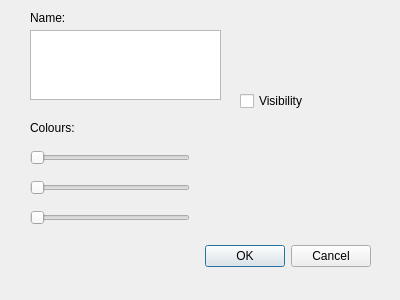
<?xml version="1.0" encoding="UTF-8"?>
<ui version="4.0">
 <class>OptionDialog</class>
 <widget class="QDialog" name="OptionDialog">
  <property name="geometry">
   <rect>
    <x>0</x>
    <y>0</y>
    <width>400</width>
    <height>300</height>
   </rect>
  </property>
  <property name="windowTitle">
   <string>Dialog</string>
  </property>
  <widget class="QDialogButtonBox" name="buttonBox">
   <property name="geometry">
    <rect>
     <x>30</x>
     <y>240</y>
     <width>341</width>
     <height>32</height>
    </rect>
   </property>
   <property name="orientation">
    <enum>Qt::Horizontal</enum>
   </property>
   <property name="standardButtons">
    <set>QDialogButtonBox::Cancel|QDialogButtonBox::Ok</set>
   </property>
  </widget>
  <widget class="QPlainTextEdit" name="plainTextEdit">
   <property name="geometry">
    <rect>
     <x>30</x>
     <y>30</y>
     <width>191</width>
     <height>70</height>
    </rect>
   </property>
  </widget>
  <widget class="QSlider" name="horizontalSlider">
   <property name="geometry">
    <rect>
     <x>30</x>
     <y>150</y>
     <width>160</width>
     <height>16</height>
    </rect>
   </property>
   <property name="minimumSize">
    <size>
     <width>160</width>
     <height>0</height>
    </size>
   </property>
   <property name="maximumSize">
    <size>
     <width>160</width>
     <height>16777215</height>
    </size>
   </property>
   <property name="maximum">
    <number>255</number>
   </property>
   <property name="orientation">
    <enum>Qt::Horizontal</enum>
   </property>
  </widget>
  <widget class="QSlider" name="horizontalSlider_2">
   <property name="geometry">
    <rect>
     <x>30</x>
     <y>180</y>
     <width>160</width>
     <height>16</height>
    </rect>
   </property>
   <property name="maximum">
    <number>255</number>
   </property>
   <property name="orientation">
    <enum>Qt::Horizontal</enum>
   </property>
  </widget>
  <widget class="QSlider" name="horizontalSlider_3">
   <property name="geometry">
    <rect>
     <x>30</x>
     <y>210</y>
     <width>160</width>
     <height>16</height>
    </rect>
   </property>
   <property name="maximum">
    <number>255</number>
   </property>
   <property name="orientation">
    <enum>Qt::Horizontal</enum>
   </property>
  </widget>
  <widget class="QCheckBox" name="checkBox">
   <property name="geometry">
    <rect>
     <x>240</x>
     <y>90</y>
     <width>77</width>
     <height>22</height>
    </rect>
   </property>
   <property name="text">
    <string>Visibility</string>
   </property>
  </widget>
  <widget class="QLabel" name="label">
   <property name="geometry">
    <rect>
     <x>30</x>
     <y>120</y>
     <width>121</width>
     <height>16</height>
    </rect>
   </property>
   <property name="text">
    <string>Colours:</string>
   </property>
  </widget>
  <widget class="QLabel" name="label_2">
   <property name="geometry">
    <rect>
     <x>30</x>
     <y>230</y>
     <width>161</width>
     <height>16</height>
    </rect>
   </property>
   <property name="text">
    <string/>
   </property>
  </widget>
  <widget class="QLabel" name="label_3">
   <property name="geometry">
    <rect>
     <x>30</x>
     <y>10</y>
     <width>49</width>
     <height>16</height>
    </rect>
   </property>
   <property name="text">
    <string>Name:</string>
   </property>
  </widget>
 </widget>
 <resources/>
 <connections>
  <connection>
   <sender>buttonBox</sender>
   <signal>accepted()</signal>
   <receiver>OptionDialog</receiver>
   <slot>accept()</slot>
   <hints>
    <hint type="sourcelabel">
     <x>248</x>
     <y>254</y>
    </hint>
    <hint type="destinationlabel">
     <x>157</x>
     <y>274</y>
    </hint>
   </hints>
  </connection>
  <connection>
   <sender>buttonBox</sender>
   <signal>rejected()</signal>
   <receiver>OptionDialog</receiver>
   <slot>reject()</slot>
   <hints>
    <hint type="sourcelabel">
     <x>316</x>
     <y>260</y>
    </hint>
    <hint type="destinationlabel">
     <x>286</x>
     <y>274</y>
    </hint>
   </hints>
  </connection>
 </connections>
</ui>
